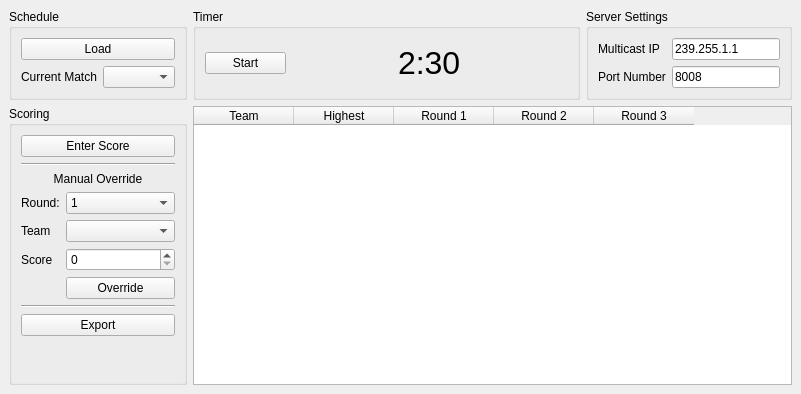
<?xml version="1.0" encoding="UTF-8"?>
<ui version="4.0">
 <class>MainWindow</class>
 <widget class="QMainWindow" name="MainWindow">
  <property name="geometry">
   <rect>
    <x>0</x>
    <y>0</y>
    <width>801</width>
    <height>394</height>
   </rect>
  </property>
  <property name="windowTitle">
   <string>FLL Control</string>
  </property>
  <widget class="QWidget" name="centralWidget">
   <layout class="QGridLayout" name="gridLayout">
    <item row="2" column="1" colspan="2">
     <widget class="QTableWidget" name="tableWidget">
      <attribute name="horizontalHeaderHighlightSections">
       <bool>false</bool>
      </attribute>
      <attribute name="horizontalHeaderMinimumSectionSize">
       <number>70</number>
      </attribute>
      <attribute name="verticalHeaderHighlightSections">
       <bool>false</bool>
      </attribute>
      <column>
       <property name="text">
        <string>Team</string>
       </property>
      </column>
      <column>
       <property name="text">
        <string>Highest</string>
       </property>
      </column>
      <column>
       <property name="text">
        <string>Round 1</string>
       </property>
      </column>
      <column>
       <property name="text">
        <string>Round 2</string>
       </property>
      </column>
      <column>
       <property name="text">
        <string>Round 3</string>
       </property>
      </column>
     </widget>
    </item>
    <item row="0" column="2">
     <widget class="QGroupBox" name="groupBox_4">
      <property name="sizePolicy">
       <sizepolicy hsizetype="Fixed" vsizetype="Fixed">
        <horstretch>0</horstretch>
        <verstretch>0</verstretch>
       </sizepolicy>
      </property>
      <property name="maximumSize">
       <size>
        <width>250</width>
        <height>16777215</height>
       </size>
      </property>
      <property name="title">
       <string>Server Settings</string>
      </property>
      <layout class="QFormLayout" name="formLayout_2">
       <item row="1" column="0">
        <widget class="QLabel" name="label_3">
         <property name="text">
          <string>Port Number</string>
         </property>
        </widget>
       </item>
       <item row="1" column="1">
        <widget class="QLineEdit" name="server_portNumber_lineEdit">
         <property name="text">
          <string>8008</string>
         </property>
        </widget>
       </item>
       <item row="0" column="0">
        <widget class="QLabel" name="label_4">
         <property name="text">
          <string>Multicast IP</string>
         </property>
        </widget>
       </item>
       <item row="0" column="1">
        <widget class="QLineEdit" name="server_address_lineEdit">
         <property name="text">
          <string>239.255.1.1</string>
         </property>
        </widget>
       </item>
      </layout>
     </widget>
    </item>
    <item row="0" column="1">
     <widget class="QGroupBox" name="groupBox">
      <property name="sizePolicy">
       <sizepolicy hsizetype="Preferred" vsizetype="Preferred">
        <horstretch>3</horstretch>
        <verstretch>0</verstretch>
       </sizepolicy>
      </property>
      <property name="title">
       <string>Timer</string>
      </property>
      <layout class="QHBoxLayout" name="horizontalLayout">
       <item>
        <widget class="QPushButton" name="timer_start_stop_button">
         <property name="sizePolicy">
          <sizepolicy hsizetype="Minimum" vsizetype="Fixed">
           <horstretch>1</horstretch>
           <verstretch>0</verstretch>
          </sizepolicy>
         </property>
         <property name="text">
          <string>Start</string>
         </property>
        </widget>
       </item>
       <item>
        <widget class="QLineEdit" name="timer_display_lineEdit">
         <property name="font">
          <font>
           <pointsize>24</pointsize>
          </font>
         </property>
         <property name="styleSheet">
          <string notr="true">background-color: rgba(255, 255, 255, 0);
border: none;
</string>
         </property>
         <property name="text">
          <string>2:30</string>
         </property>
         <property name="alignment">
          <set>Qt::AlignCenter</set>
         </property>
        </widget>
       </item>
      </layout>
     </widget>
    </item>
    <item row="0" column="0">
     <widget class="QGroupBox" name="groupBox_2">
      <property name="title">
       <string>Schedule</string>
      </property>
      <layout class="QFormLayout" name="formLayout">
       <item row="0" column="0" colspan="2">
        <widget class="QPushButton" name="schedule_load_button">
         <property name="text">
          <string>Load</string>
         </property>
        </widget>
       </item>
       <item row="1" column="0">
        <widget class="QLabel" name="label">
         <property name="text">
          <string>Current Match</string>
         </property>
        </widget>
       </item>
       <item row="1" column="1">
        <widget class="QComboBox" name="schedule_match_comboBox"/>
       </item>
      </layout>
     </widget>
    </item>
    <item row="2" column="0">
     <widget class="QGroupBox" name="groupBox_3">
      <property name="title">
       <string>Scoring</string>
      </property>
      <layout class="QFormLayout" name="formLayout_3">
       <item row="0" column="0" colspan="2">
        <widget class="QPushButton" name="scoring_enter_button">
         <property name="text">
          <string>Enter Score</string>
         </property>
        </widget>
       </item>
       <item row="1" column="0" colspan="2">
        <widget class="Line" name="line">
         <property name="orientation">
          <enum>Qt::Horizontal</enum>
         </property>
        </widget>
       </item>
       <item row="2" column="0" colspan="2">
        <widget class="QLabel" name="label_6">
         <property name="text">
          <string>Manual Override</string>
         </property>
         <property name="alignment">
          <set>Qt::AlignCenter</set>
         </property>
        </widget>
       </item>
       <item row="4" column="0">
        <widget class="QLabel" name="label_7">
         <property name="text">
          <string>Team</string>
         </property>
        </widget>
       </item>
       <item row="4" column="1">
        <widget class="QComboBox" name="scoring_manual_team_combobox"/>
       </item>
       <item row="5" column="0">
        <widget class="QLabel" name="label_8">
         <property name="text">
          <string>Score</string>
         </property>
        </widget>
       </item>
       <item row="5" column="1">
        <widget class="QSpinBox" name="scoring_manual_score_spinbox"/>
       </item>
       <item row="6" column="1">
        <widget class="QPushButton" name="scoring_manual_button">
         <property name="text">
          <string>Override</string>
         </property>
        </widget>
       </item>
       <item row="7" column="0" colspan="2">
        <widget class="Line" name="line_2">
         <property name="orientation">
          <enum>Qt::Horizontal</enum>
         </property>
        </widget>
       </item>
       <item row="8" column="0" colspan="2">
        <widget class="QPushButton" name="scoring_export_button">
         <property name="text">
          <string>Export</string>
         </property>
        </widget>
       </item>
       <item row="3" column="0">
        <widget class="QLabel" name="label_2">
         <property name="text">
          <string>Round:</string>
         </property>
        </widget>
       </item>
       <item row="3" column="1">
        <widget class="QComboBox" name="scoring_manual_round_combobox">
         <item>
          <property name="text">
           <string>1</string>
          </property>
         </item>
         <item>
          <property name="text">
           <string>2</string>
          </property>
         </item>
         <item>
          <property name="text">
           <string>3</string>
          </property>
         </item>
        </widget>
       </item>
      </layout>
     </widget>
    </item>
   </layout>
  </widget>
 </widget>
 <resources/>
 <connections/>
</ui>
